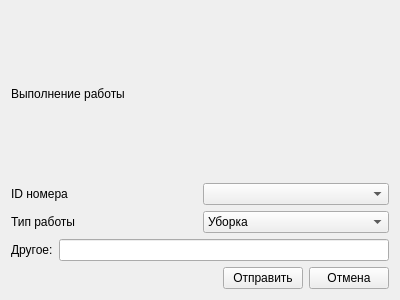
<?xml version="1.0" encoding="UTF-8"?>
<ui version="4.0">
 <class>FormCompleteWork</class>
 <widget class="QWidget" name="FormCompleteWork">
  <property name="geometry">
   <rect>
    <x>0</x>
    <y>0</y>
    <width>400</width>
    <height>300</height>
   </rect>
  </property>
  <property name="windowTitle">
   <string>Выполнение работы</string>
  </property>
  <layout class="QVBoxLayout" name="verticalLayout">
   <item>
    <widget class="QLabel" name="label_3">
     <property name="text">
      <string>Выполнение работы</string>
     </property>
    </widget>
   </item>
   <item>
    <layout class="QHBoxLayout" name="horizontalLayout">
     <item>
      <widget class="QLabel" name="label">
       <property name="text">
        <string>ID номера</string>
       </property>
      </widget>
     </item>
     <item>
      <widget class="QComboBox" name="comboBox"/>
     </item>
    </layout>
   </item>
   <item>
    <layout class="QHBoxLayout" name="horizontalLayout_2">
     <item>
      <widget class="QLabel" name="label_2">
       <property name="text">
        <string>Тип работы</string>
       </property>
      </widget>
     </item>
     <item>
      <widget class="QComboBox" name="comboBox_2">
       <item>
        <property name="text">
         <string>Уборка</string>
        </property>
       </item>
       <item>
        <property name="text">
         <string>Другое</string>
        </property>
       </item>
      </widget>
     </item>
    </layout>
   </item>
   <item>
    <layout class="QHBoxLayout" name="another_layout">
     <item>
      <widget class="QLabel" name="another_text">
       <property name="text">
        <string>Другое:</string>
       </property>
      </widget>
     </item>
     <item>
      <widget class="QLineEdit" name="another_lineEdit"/>
     </item>
    </layout>
   </item>
   <item>
    <layout class="QHBoxLayout" name="horizontalLayout_4">
     <item>
      <spacer name="horizontalSpacer">
       <property name="orientation">
        <enum>Qt::Horizontal</enum>
       </property>
       <property name="sizeHint" stdset="0">
        <size>
         <width>40</width>
         <height>20</height>
        </size>
       </property>
      </spacer>
     </item>
     <item>
      <widget class="QPushButton" name="pushButton">
       <property name="text">
        <string>Отправить</string>
       </property>
      </widget>
     </item>
     <item>
      <widget class="QPushButton" name="pushButton_2">
       <property name="text">
        <string>Отмена</string>
       </property>
      </widget>
     </item>
    </layout>
   </item>
  </layout>
 </widget>
 <resources/>
 <connections/>
</ui>
